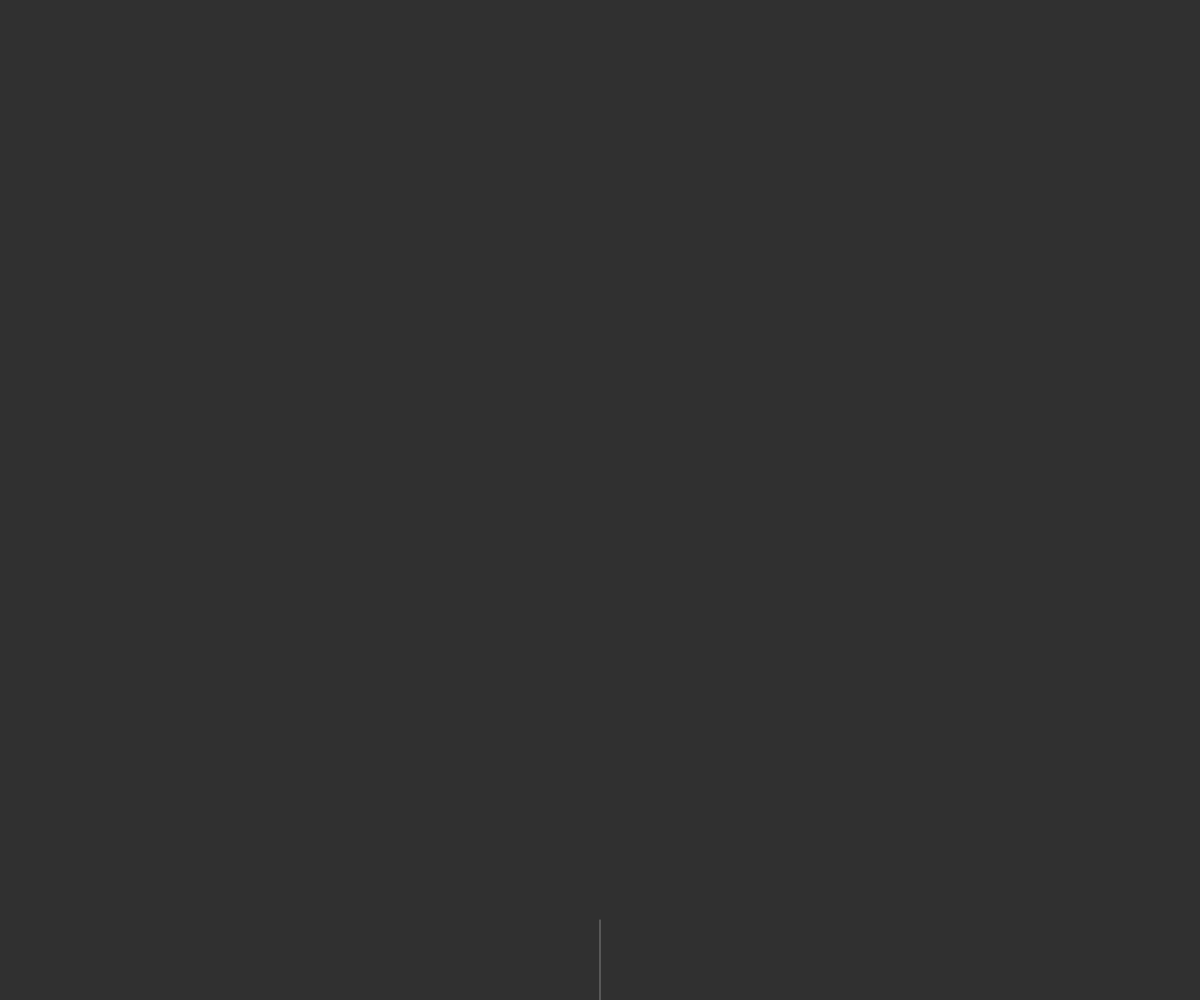
Frame 1 (no input)
Frame 60 (no input): identical to frame 1, image omitted
Frame 120 (the mouse pressed at the canvas centre since frame 60): identical to frame 1, image omitted

The p5.js sketch that drew this single still picture (run headless with seeded random() and noise() and a simulated clock; from frame 60 on, the mouse is pressed at the canvas centre):

// p5.js sketch
// ── sketch.js
var angle;
var axiom = "F";
var sentence = axiom;
var len = 80;

var rules = []
rules[0] = {
    a: "F",
    b: "FF+[+F-F-F]-[-F+F+F]" //L-System algorithm used for this Fractal Tree sketch.
    //This algorithm makes up for the rules that divides the branches as the tree is generated. The rules govern the branches explained in the readme.
}


function generate(){ 
    len *= random(0.54,0.67); //Length of branches are randomly cut by 0.54 to 0.67 of their length pr. generation
    var nextSentence = "";
    for (var i = 0; i < sentence.length; i++) {
     var current = sentence.charAt(i);
     var found = false;
        for (var j = 0; j < rules.length; j++) {
        if (current == rules[j].a) {
            found = true;
         nextSentence += rules[j].b;
            break;
        }
     }
    if (!found) {
    nextSentence += current;
     }
 }
sentence = nextSentence; 
    createP(sentence);
    tree();
}

function tree() {
    background(48);
    resetMatrix();
    translate(width/2,height); //Translates the branch to the middle and bottom of the screen
    stroke(255, 100);
    for (var i = 0; i < sentence.length; i++) {
        var current = sentence.charAt(i);
        
        
//Rules for the tree branches following the algorithm in the top
        if (current == "F") {
            line(0,0,0,-len);
            translate(0,-len); //Translates to the end of the branch
        } else if (current == "+") {
            rotate(angle);  //Branches directions
        } else if (current == "-") {
            rotate(-angle);
        } else if (current == "[") {
            push(); 
        } else if (current == "]") {
            createLeaf(); //Adds a leaf to the end of a branch
            pop();
        }
    }
}

//A leaf function (adds to the end of the branches)
var leafW = len/10;
var leafH = 2*len/10;

function createLeaf() {
    fill(0,255,50,40);
    ellipse(0,0,leafW,leafH);
}

function setup() {
    createCanvas(windowWidth,windowHeight);
    angle = radians(random(10,30)); //Angle of rotation follows random numbers for different results
    background(48);
        createP(axiom);
    tree();
    var button = createButton("generate");
    button.mousePressed(generate);
}

function draw() {
  
}
